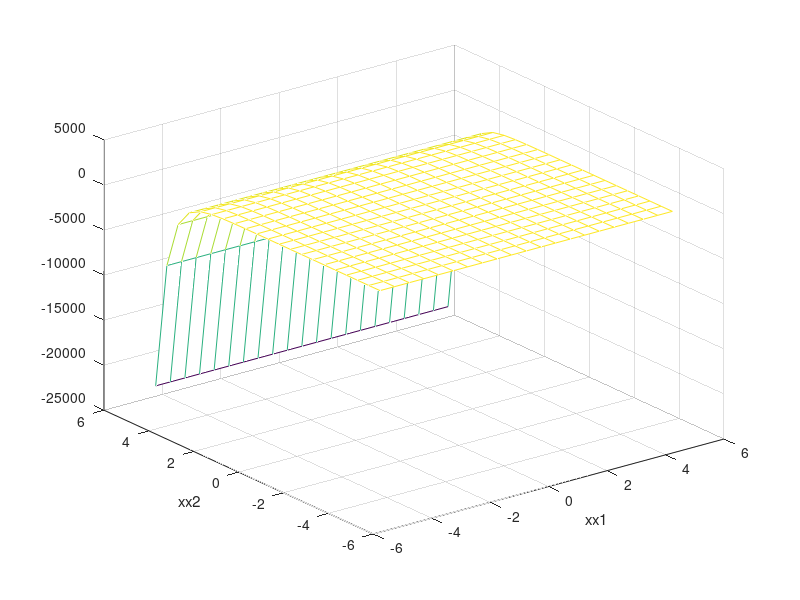

MATLAB code to generate this figure:
x1 = [-5:0.5:5];
x2 = [-5:0.5:5];
[xx1,xx2]=meshgrid(x1,x2);

ggg=1+xx1-exp(2*xx2);
u = exp(2*xx2);
v = 1/2+xx1*0;
% quiver(xx1,xx2,u,v)
% hold on
mesh(xx1,xx2,ggg)
xlabel('xx1')
ylabel('xx2')